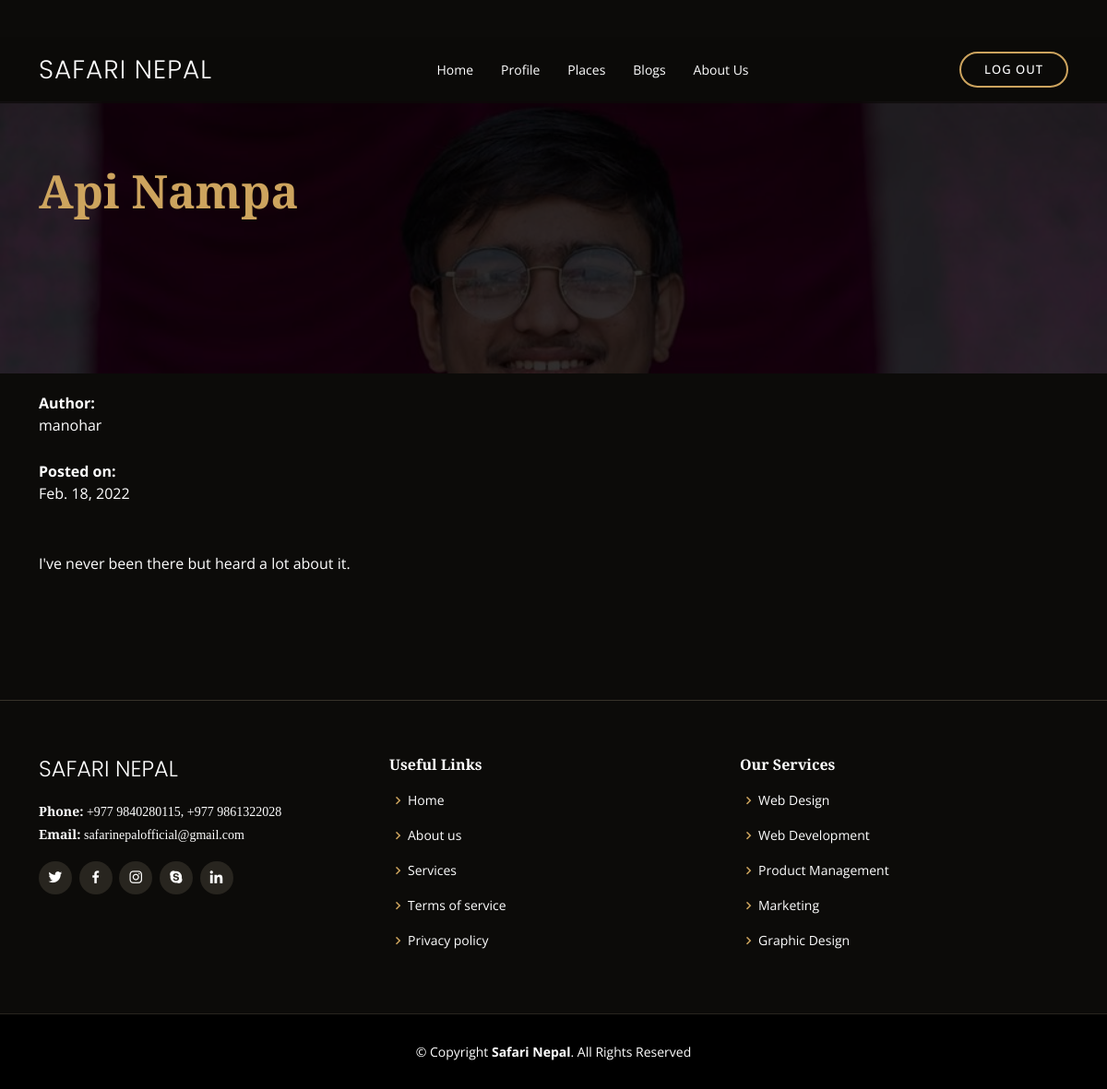
The page /mainpage/blogs/5 on the database its author committed.
### blog/models.py (models this page shows, shortened)
class Blog(models.Model):
    title=models.CharField(max_length=50, blank=False, null = False )
    author=models.ForeignKey( User , on_delete=models.CASCADE)
    description=models.TextField(blank= False, null=False)
    thumbnail=models.ImageField(upload_to=th_file_name , null=False )
    created_date=models.DateField(auto_now_add=True)
    related_place=models.ForeignKey(Places,on_delete=models.CASCADE)
    class Meta:
        ordering=['-created_date']

### blog/views.py (the view)
# urls.py: path('<int:pk>', views.blogdetailview.as_view(), name='blogview'),
class blogdetailview(generic.DetailView):
    model= Blog
    template_name= 'blog/blogpost_view.html'
    def get_context_data(self, *args, **kwargs):
        context = super(blogdetailview, self).get_context_data(*args, **kwargs)
        user=self.request.user
        context['images'] = Blogimages.objects.all()
        return context

### blog/templates/blog/blogpost_view.html (shortened to what this page needs)
{% extends "main.html" %}
{% block content %}
<section class="mycontainer">
<section class="inner-page">
    <section id="events"  class="events" style="background-image: url({{object.thumbnail.url}}) ">
      <div class="container" data-aos="fade-up">
        <div class="section-title">
          <p style = " font-size: 50px;">{{object.title}}</p>
        </div>
        <div class="events-slider swiper" data-aos="fade-up" data-aos-delay="100">
          <div class="swiper-wrapper" >
  {% for imag in object.blogimages_set.all %}
  <div class="swiper-slide">
    <div class="row event-item">
    </div>
  </div>
  {% endfor %}
</div>
</div>
</div>
</section>
  <div class="container" data-aos="fade-up">
    <p style="padding-top:20px;"> <strong>Author:</strong> <br>{{ object.author }}</p>
    <p style="padding-top:10px;"> <strong>Posted on:</strong> <br>{{ object.created_date }}</p>
  <p style="padding:10px;">{{ object.description | linebreaks }}</p>
</div>
</section>
</section>
{% endblock %}

### static/assets/css/style.css (style rules this page uses)
body { font-family: "Open Sans", sans-serif; background: #0c0b09; color: #fff; }
section { padding: 60px 0; overflow: hidden; }
.section-title { padding-bottom: 40px; }
.section-title p { margin: 0; margin: 0; font-size: 36px; font-weight: 700; font-family: "Playfair Display", serif; color: #cda45e; }
.events { background: url(../img/everest.jpg) center center no-repeat; background-size: cover; position: relative; }
.events::before { content: ""; background-color: rgba(0, 0, 0, 0.8); position: absolute; top: 0; right: 0; left: 0; bottom: 0; }
.events .container { position: relative; }
@media (min-width: 1024px) { .events { background-attachment: fixed; } }
.events .event-item { color: #fff; padding-bottom : 30px; }

### blog/templates/blog/blogpost_view.html (style rules this page uses)
.mycontainer { padding-top:50px; }

### rows shown on the page
Blog: thumbnail (picture), title "Api Nampa", author "manohar", created_date "Feb. 18, 2022", description "I've never been there but heard a lot about it."
